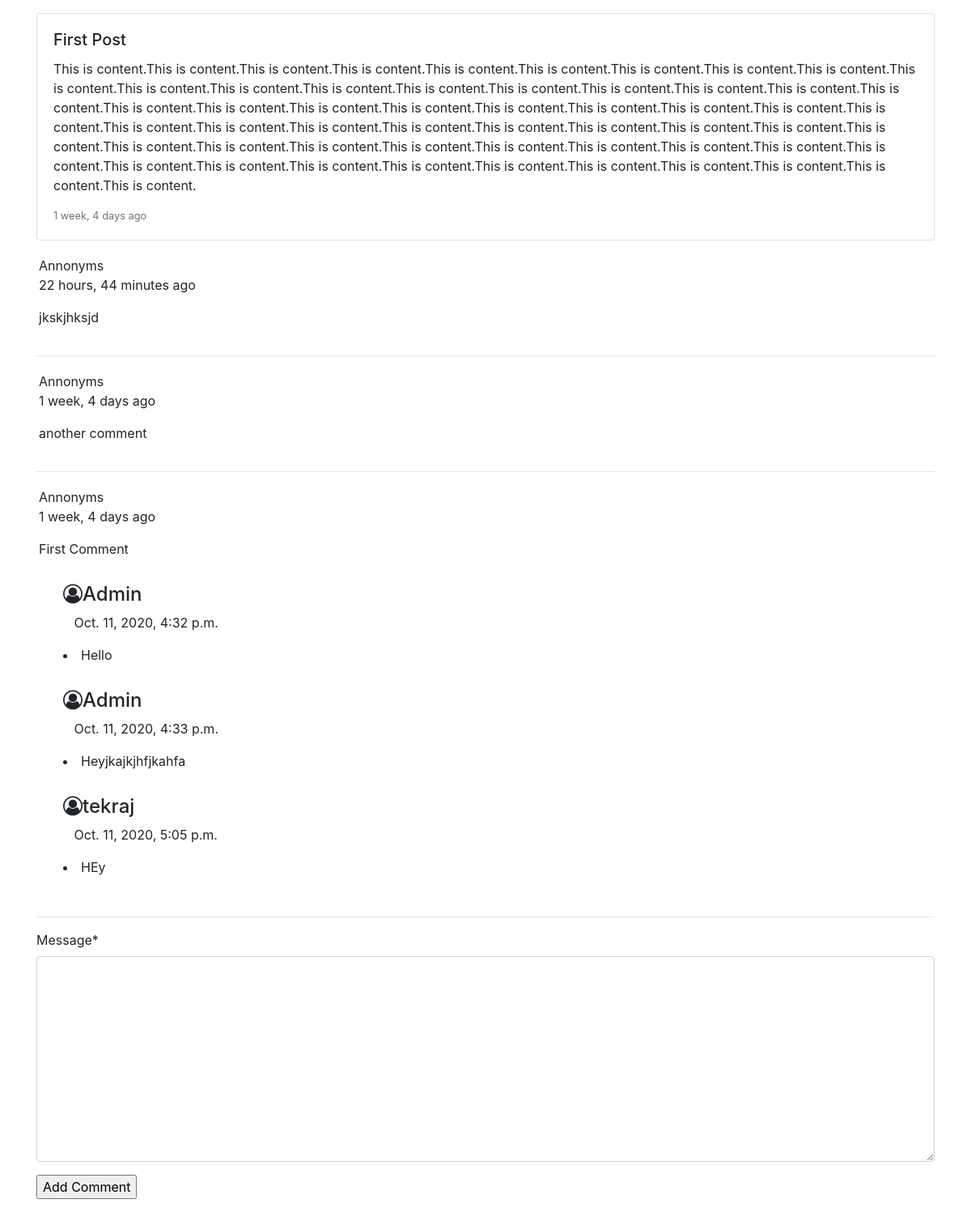
The page /details/1 on the database its author committed.
### Comment/models.py (models this page shows, shortened)
class Post(models.Model):
    Title =  models.CharField(max_length=50)
    Overview =  models.CharField(max_length=100)
    content = models.TextField()
    Date_created = models.DateTimeField(auto_now_add=True)
    @property
    def get_comnents(self):
        return self.Comments.all().order_by('-timestamp')

class Comment(models.Model):
    user = models.ForeignKey(User,on_delete=models.CASCADE,blank=True,null=True)
    post = models.ForeignKey(Post,related_name="Comments",on_delete=models.CASCADE,blank=True,null=True)
    Message = models.TextField()
    timestamp = models.DateTimeField(auto_now_add=True)
    updated = models.DateTimeField(auto_now=True)
    active = models.BooleanField(default=True)
    parent = models.ForeignKey('self', on_delete=models.CASCADE, null=True, blank=True, related_name='replies')
    class Meta:
        ordering = ('timestamp',)

### Comment/views.py (the view, shortened to what this page needs)
# urls.py: path('details/<id>',Post_details, name="detail")
def Post_details(request,id):
    Posts = Post.objects.get(id=id)
    form = CommentForm()
    return render(request,"details.html",{"Posts":Posts,"form":form})

### Comment/forms.py
class CommentForm(ModelForm):
    class Meta:
        model = Comment
        fields = ('Message',)

### Comment/templates/details.html
{% extends 'base.html'%}
{% block content %}
<div class="row">
    <div class="col-sm-12">
        <div class="card mt-3 mb-3">
            <div class="card-body">
                <h5 class="card-title">{{Posts.Title}}</h5>
                <p class="card-text">{{Posts.content}}</p>
                <p class="card-text"><small class="text-muted">{{Posts.Date_created|timesince}} ago</small></p>
            </div>
        </div>
    </div>
    <div class="col-sm-12">
        {% for comment in Posts.get_comnents %}
            <div style="padding: 3px;">
                <div class="card__content">
                    {% if not request.user.is_staff or not request.user.is_superuser %}
                    <div>Annonyms</div>
                    {% else %}
                    <h4><i class="fa fa-user-circle-o" aria-hidden="true"></i>{{comment.user.username}}</h4>
                    {%endif %}
                    <p class="date">{{comment.timestamp|timesince}} ago</p>
                    <p>{{comment.Message}}</p>
                </div>
            {% for reply in comment.replies.all %}
                <div style="margin: 30px;">
                    <p><h4><i class="fa fa-user-circle-o" aria-hidden="true"></i>{{reply.user.username}}</h4>{{ reply.name }} &nbsp;&nbsp; {{ reply.timestamp }}</p>
                    <li>{{ reply.Message }}</li>
                </div>
            {% endfor %}
            </div>
            <hr>
        {% endfor %}
    </div>
    {% load crispy_forms_tags %}
    <div class="col-sm-12">
        <form method="POST" action="">{% csrf_token %}
            {{form|crispy}}
            <input type="submit" value="Add Comment" />
        </form>
    </div>
</div>
{% endblock %}

### rows shown on the page
Post: Title "First Post", content "This is content.This is content.This is content.This is content.This is content.This is content.This is content.This is content.This is content.This is content.This is content.This is content.This is content.This is content.This is content.This is content.This is content.This is content.This is content.This is content.This is content.This is content.This is content.This is content.This is content.This is content.This is content.This is content.This is content.This is content.This is content.This is content.This is content.This is content.This is content.This is content.This is content.This is content.This is content.This is content.This is content.This is content.This is content.This is…", Date_created "1 week, 4 days"
Comment: timestamp "22 hours, 44 minutes", Message "jkskjhksjd"
Comment: timestamp "1 week, 4 days", Message "another comment"
Comment: timestamp "1 week, 4 days", Message "First Comment"
Comment: user.username "Admin", timestamp "Oct. 11, 2020, 4:32 p.m.", Message "Hello"
Comment: user.username "Admin", timestamp "Oct. 11, 2020, 4:33 p.m.", Message "Heyjkajkjhfjkahfa"
Comment: user.username "tekraj", timestamp "Oct. 11, 2020, 5:05 p.m.", Message "HEy"
